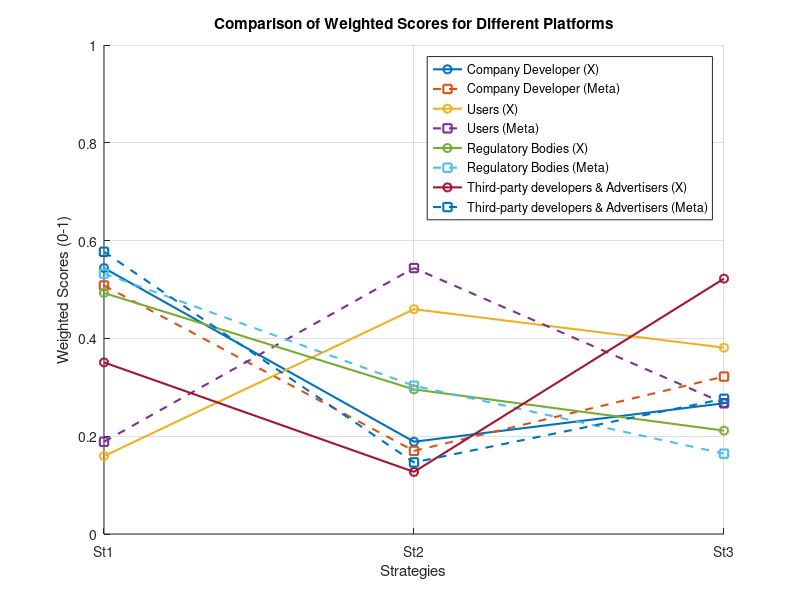

Here is the MATLAB script that generated this plot:
% Define the player names, strategy names, and weighted scores for both platforms
players = {'Company Developer', 'Users', 'Regulatory Bodies', 'Third-party developers & Advertisers'};
strategies = {'St1', 'St2', 'St3'};

% Weighted scores for X Platform
weighted_scores_x = [
    0.5439 0.1887 0.2674;
    0.1593 0.4597 0.3810;
    0.4929 0.2957 0.2114;
    0.3509 0.1270 0.5222
];

% Weighted scores for Meta Platform
weighted_scores_meta = [
    0.5082 0.1699 0.3220;
    0.1887 0.5439 0.2674;
    0.5326 0.3031 0.1643;
    0.5771 0.1464 0.2765
];

% Create a figure for the comparison using a multiline plot
figure;
hold on;

for i = 1:numel(players)
    plot(1:numel(strategies), weighted_scores_x(i, :), '-o', 'LineWidth', 1.5, 'DisplayName', [players{i}, ' (X)']);
    plot(1:numel(strategies), weighted_scores_meta(i, :), '--s', 'LineWidth', 1.5, 'DisplayName', [players{i}, ' (Meta)']);
end

hold off;

% Customize the plot
xlabel('Strategies');
ylabel('Weighted Scores (0-1)');
title('Comparison of Weighted Scores for Different Platforms');
xticks(1:numel(strategies));
xticklabels(strategies);
legend('Location', 'Best');
grid on;
ylim([0 1]);
